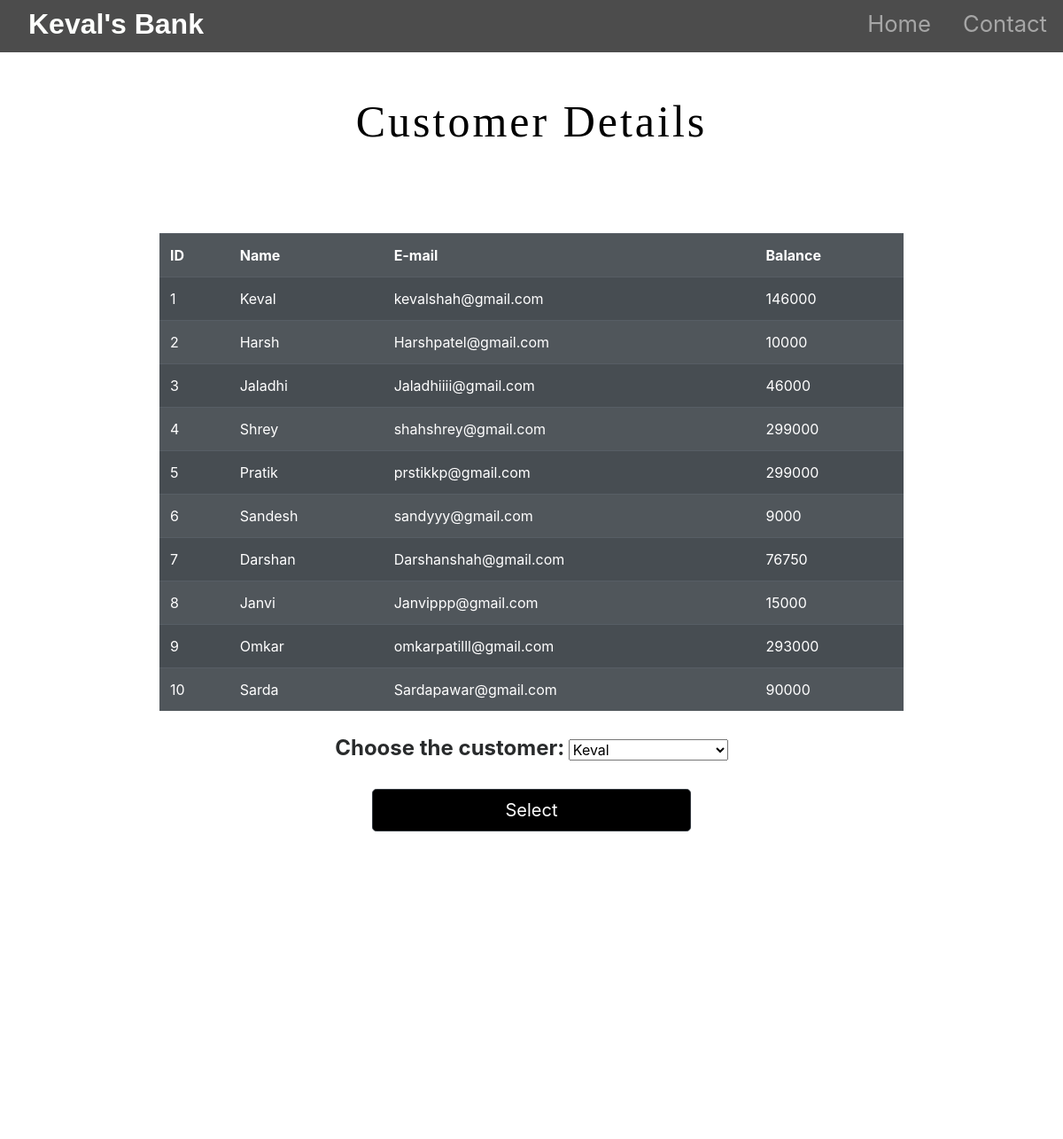
/customer.php, run on the app's committed database.
### tables this page shows
CREATE TABLE `customer` (
  `id` int(11) NOT NULL,
  `Name` varchar(255) NOT NULL,
  `email` varchar(255) NOT NULL,
  `balance` bigint(20) NOT NULL
);

### customer.php (the view, shortened to what this page needs)
<!DOCTYPE html>
<html lang="en">
<head>
  <link rel="stylesheet" href="https://stackpath.bootstrapcdn.com/bootstrap/4.5.2/css/bootstrap.min.css"
>
  <link rel="stylesheet" type="text/css" href="styles.css">
</head>
<body>
  <div id="title">
    <nav id="navbar" class="navbar navbar-expand-lg navbar-dark ">
      <a id="navbar-brand" href="index.php">Keval's<span>  Bank</span></a>
      <div class="collapse navbar-collapse" id="navbarTogglerDemo01">
        <ul class="navbar-nav ml-auto">
          <li class="nav-item">
            <a class="nav-link" href="index.php">Home</a>
          </li>
          <li class="nav-item">
            <a class="nav-link" href="#footer">Contact</a>
          </li>
        </ul>
      </div>
    </nav>
  </div>
  <?php
 echo '<h1 class="intro"><center>Customer Details</center></h1>';
 echo '<table class=" listtable table-dark table  table-striped table-hover mt-5"  style="opacity: 0.9; width: 70%; margin: auto;">
 <tr>
     <th>ID</th>
     <th>Name</th>
     <th>E-mail</th>
     <th>Balance</th>
 </tr>';
    $server = "localhost";
    $username = "root";
    $password = "";
    $database = "bank";
    $con = mysqli_connect($server, $username, $password, $database);
     $sql = "SELECT id,Name,email,balance FROM customer;";
     $sql1 = "SELECT Name FROM customer;";
        $result=mysqli_query($con,$sql);
        while($row=mysqli_fetch_array($result)){
            echo '<tr>
            <td>'.$row["id"].'</td>
            <td>'.$row["Name"].'</td>
            <td>'.$row["email"].'</td>
            <td>'.$row["balance"].'</td>
        </tr>';
          }
 echo'</table>';
?><br>
  <form action="select.php" method="POST" style="text-align:center">
    <label class="choose">Choose the customer: </label>
    <select id="cus" name="cus" style="width:15%">
      <?php $result1=mysqli_query($con,$sql1); ?>
      <?php while($row1=mysqli_fetch_array($result1)):; ?>
      <option value="<?php echo $row1[0]; ?>">
        <?php echo $row1[0]; ?>
      </option>
      <?php endwhile ;
    ?>
    </select><br>
    <div><button class="btn btn-dark btn-lg" style="margin-top:20px;">Select</button></div>
  </form>
  <br><br>
</body>
<footer id="footer">
  <i class="social-icon fas fa-phone-square-alt"></i>
  <i class="social-icon fab fa-twitter-square"></i>
  <i class="social-icon fas fa-envelope-square"></i>
  <p>© Copyright 2021 Keval's Bank</p>
</footer>
</html>

### styles.css (style rules this page uses)
#title { background: rgba(0,0,0,0.7); }
#navbar { padding: 0 0 5px; }
#navbar-brand { text-decoration: none; color:#fdfffc; font-family: sans-serif; font-size: 2rem; font-weight: bold; padding-left: 2rem; }
span { color:white; }
.nav-item { padding: 0 10px; }
.nav-link { font-size: 1.6rem; }
.btn { background-color: black; }
.intro { text-align: center; font-size: 50px; letter-spacing: 3px; font-family: 'sans-serif'; position: relative; padding:4% 8%; color:black; }
button { height: 30%; width: 30%; }
.choose { font-size:1.5rem; color:#292b2c; font-style:Ubuntu; font-weight:bold }
#footer { margin-top: 200px; padding: 5% auto; text-align: center; color: white; font-size: 25px; }
.social-icon { margin: 10px 5px; color: white; }

### customer.php (style rules this page uses)
body { background-image: url("img/4.jpg"); background-size: cover; height: 100%; width: 100%; background-repeat: no-repeat; background-attachment: fixed; }

### data on the page
customer: id "1", Name "Keval", email "kevalshah@gmail.com", balance "146000"
customer: id "2", Name "Harsh", email "Harshpatel@gmail.com", balance "10000"
customer: id "3", Name "Jaladhi", email "Jaladhiiii@gmail.com", balance "46000"
customer: id "4", Name "Shrey", email "shahshrey@gmail.com", balance "299000"
customer: id "5", Name "Pratik", email "prstikkp@gmail.com", balance "299000"
customer: id "6", Name "Sandesh", email "sandyyy@gmail.com", balance "9000"
customer: id "7", Name "Darshan", email "Darshanshah@gmail.com", balance "76750"
customer: id "8", Name "Janvi", email "Janvippp@gmail.com", balance "15000"
customer: id "9", Name "Omkar", email "omkarpatilll@gmail.com", balance "293000"
customer: id "10", Name "Sarda", email "Sardapawar@gmail.com", balance "90000"

### other printed values
form field cus "Keval"
